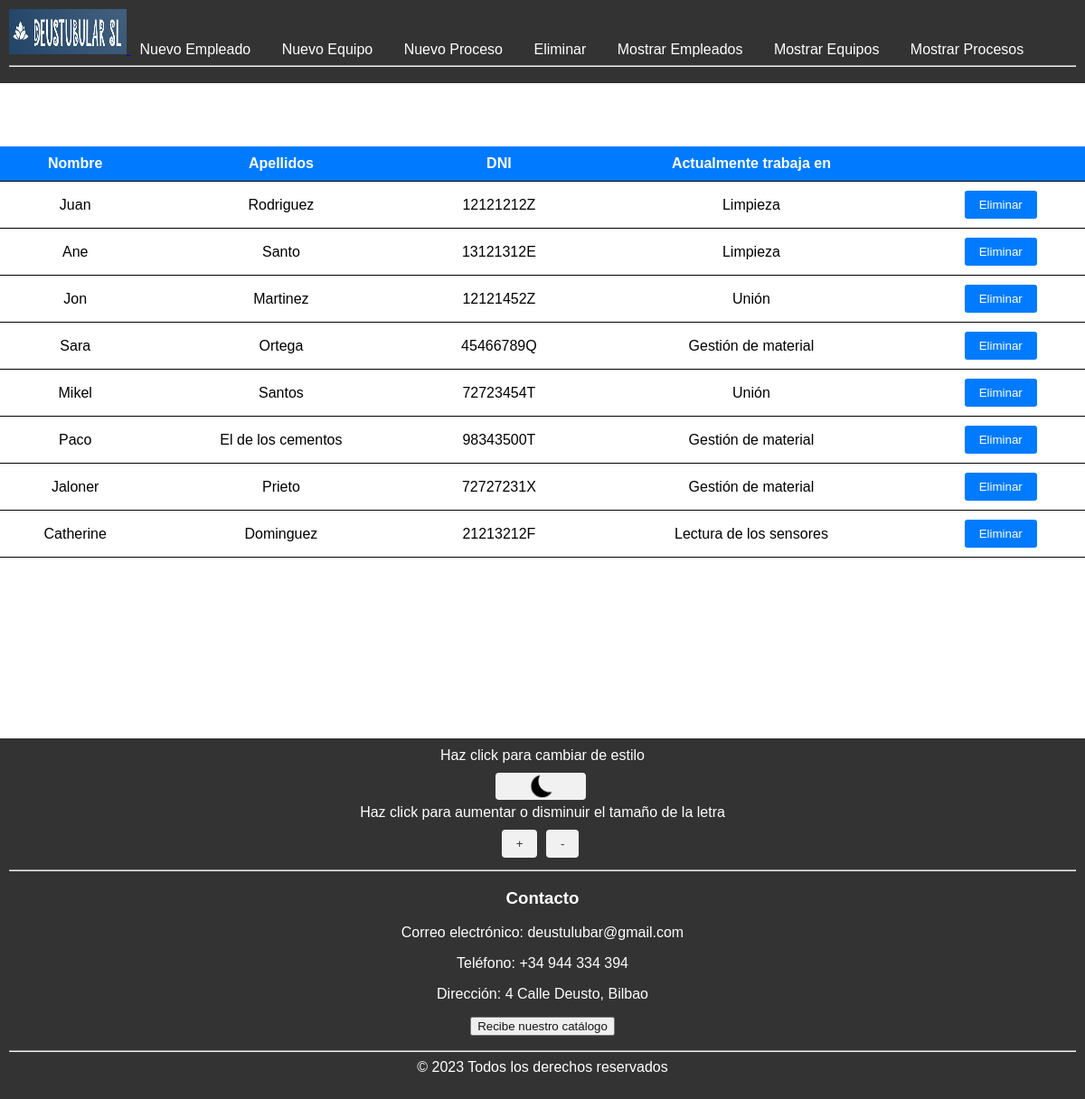
The page /eliminar/empleado on the database as committed earlier.
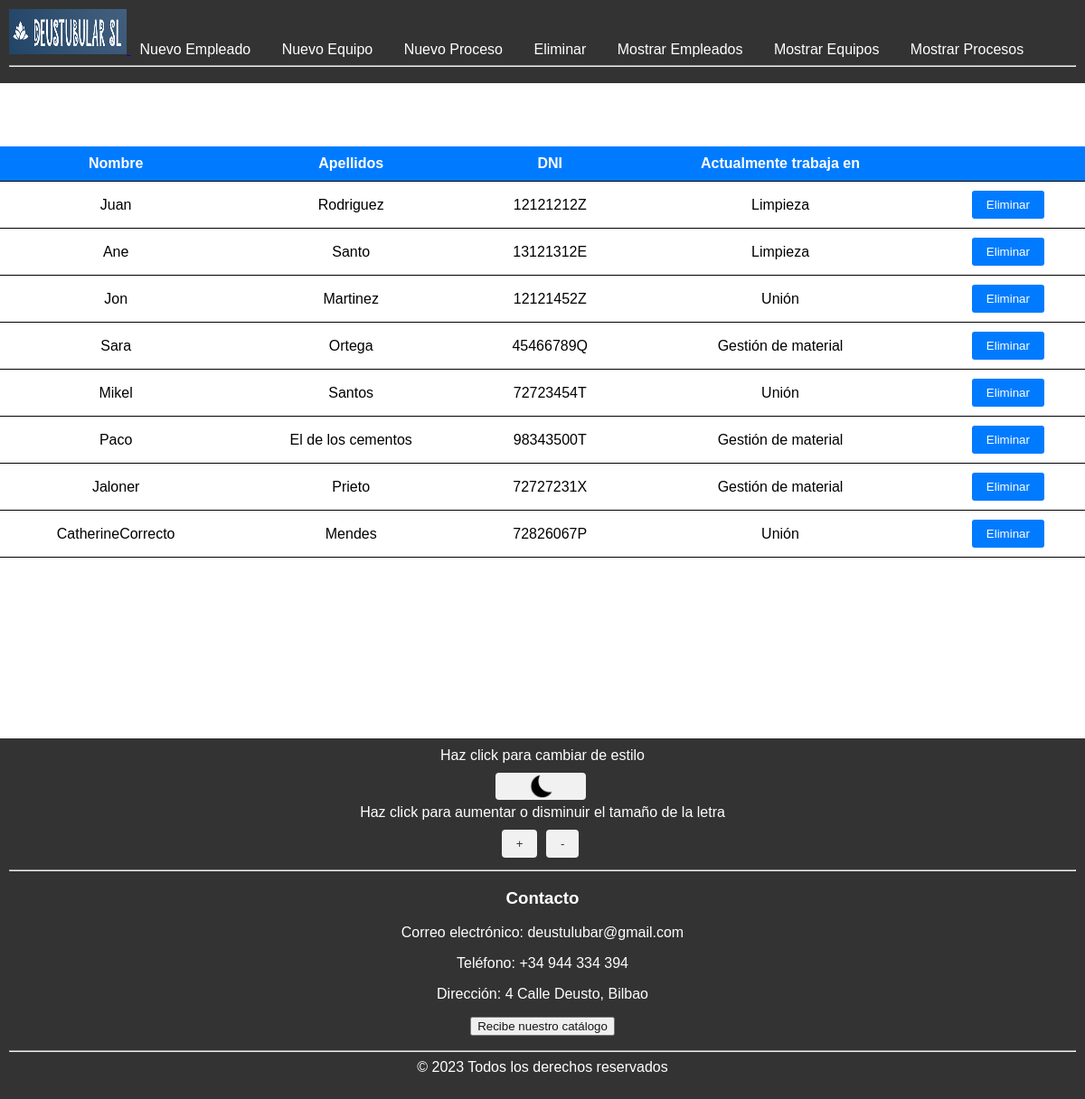
The same page on the database as committed later.
### DeustubularSL_app/models.py (models this page shows, shortened)
class empleado (models.Model):
    nombre = models.CharField(max_length = 150)
    apellidos = models.CharField(max_length = 150)
    DNI = models.CharField(max_length = 150)
    email = models.CharField(max_length = 150)
    telfono = models.IntegerField (max_length=9,default=0)
    FKidProcesp = models.ForeignKey (proceso, on_delete = models.CASCADE)

class proceso (models.Model):
    nombre = models.CharField(max_length = 150)
    ordenFabricacion = models.IntegerField(default=0)
    codigoProceso = models.IntegerField(default=0)
    referencia = models.ForeignKey(Referencia, on_delete=models.CASCADE)
    fechaIni = models.DateTimeField(default=datetime.datetime.today)
    fechaFin = models.DateTimeField(default=datetime.datetime.today)
    FKidEquipo = models.ForeignKey (equipo, on_delete = models.CASCADE, related_name='procesos')
    def __str__(self):
        return self.nombre

### DeustubularSL_app/views.py (the view)
# urls.py: path('eliminar/empleado', views.lista_empleados, name='lista_empleados'),
def lista_empleados(request):
    empleados = empleado.objects.all()
    context = {'empleados': empleados}
    return render(request, 'DeustubularSL_app/lista_empleados_a_borrar.html', context)

### DeustubularSL_app/templates/DeustubularSL_app/lista_empleados_a_borrar.html (shortened to what this page needs)
{% extends "base.html" %}
{% block contenido %}
<table>
  <thead>
    <tr>
      <th>Nombre</th>
      <th>Apellidos</th>
      <th>DNI</th>
      <th>Actualmente trabaja en </th>
      <th></th>
    </tr>
  </thead>
  <tbody>
    {% for empleado in empleados %}
    <tr>
      <td>{{ empleado.nombre }}</td>
      <td>{{ empleado.apellidos }}</td>
      <td>{{ empleado.DNI }}</td>
      <td>{{ empleado.FKidProcesp }}</td>
      <td>
        <form action="{% url 'eliminar_empleado' empleado.id %}" method="post">
          <button type="submit" class="btn btn-danger">Eliminar</button>
        </form>
      </td>
    </tr>
    {% endfor %}
  </tbody>
</table>
{% endblock %}

Rows that differ between the two databases and show on the page:
removed empleado: nombre "Catherine", apellidos "Dominguez", DNI "21213212F", FKidProcesp "Lectura de los sensores"
added empleado: nombre "CatherineCorrecto", apellidos "Mendes", DNI "72826067P", FKidProcesp "Unión"
